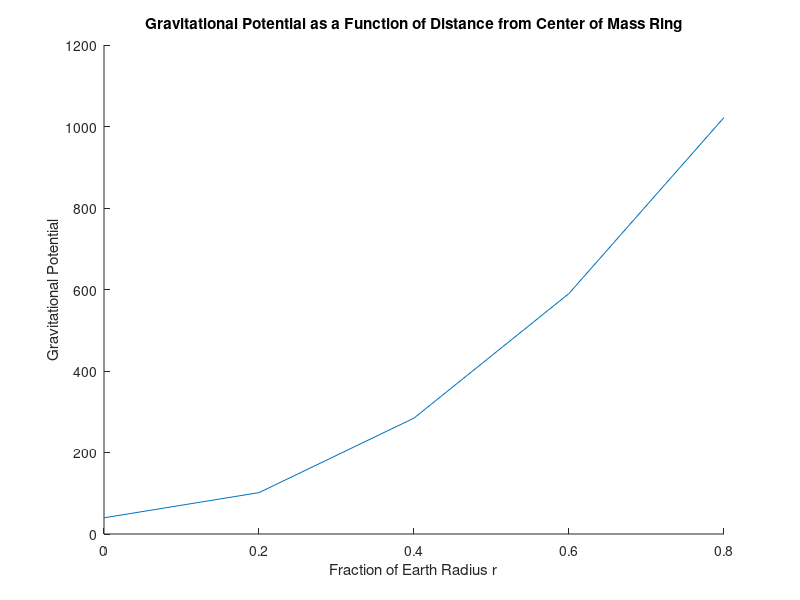

The MATLAB source for this figure:
%% Fowels and Cassidy Problem C 5.1
% Luke Polson
% V00849485

%% Part B
% Defines all Constants
r=1.496*10^11;
M=1.90*10^27;
R=7.784*10^11;
G=6.67*10^-11;

% This is the ``correct'' value for phi
Phi_b=-(G*M/R)*(1+(r^2)/(4*R^2)+(3*r^4)/(8*R^4));

%% Part C
% We explain the algorithm used below. n is the number of points placed
% around the ring. In the while loop, 10000 is an arbitrary large number
% used. theta0 is the angular spacing between points on the disk. theta is
% the angle with respect to the z unit vector. (we put earth at r in the 
% z direction). The first forloop adds up the contributions from all the 
% masses and calculates the total gravitational potential. The if statement
% after the for loop checks if Phi and Phi_b differ by less than 1/10000

n=2; 
large_enough_n=0; 
while (n<10000) 
    Phi=0;
    theta0=2*pi/n;
    for theta = 0:theta0:2*pi
        Phi=Phi-G*(M/(n))/(r^2+R^2-2*r*R*cos(theta))^(0.5);
    end
    if((Phi-Phi_b)/Phi_b<1.0/10000)
        large_enough_n=n
        break;
    end
    n=2*n;
end

%% Part D
% We use the value of large_enough_n for our calcuations. m is the number of
% r values used. (i.e m=5 implies r=0, r=0.2, r=0.4, r=0.6, r=0.8 were
% used).

m=5;
spacing=1/m;
Phi_0=-G*M/R

rvalues=zeros(1,m)
phivalues=zeros(1,m)

n=1
for rcurr=0:(1/m):(1-(1/m))
    Phi=0;
    theta0=2*pi/large_enough_n;
    for theta = 0:theta0:2*pi
        Phi=Phi-G*(M/(large_enough_n))/((rcurr*r)^2+R^2-2*(rcurr*r)*R*cos(theta))^(0.5);
    end 
rvalues(1,n)=rcurr;
phivalues(1,n)=abs(Phi-Phi_0);
n=n+1;
end


figure('name','Part A1','NumberTitle','on');
hold on;
title('Gravitational Potential as a Function of Distance from Center of Mass Ring')
ylabel('Gravitational Potential')
xlabel('Fraction of Earth Radius r')
plot(rvalues, phivalues)
hold off;


%%
% The crude plot clearly shows that the difference varies quadratically






        